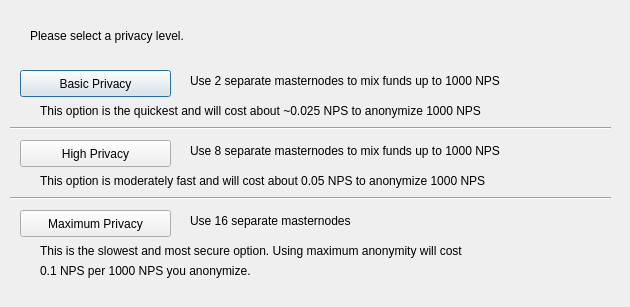
<?xml version="1.0" encoding="UTF-8"?>
<ui version="4.0">
 <class>DarksendConfig</class>
 <widget class="QDialog" name="DarksendConfig">
  <property name="geometry">
   <rect>
    <x>0</x>
    <y>0</y>
    <width>630</width>
    <height>307</height>
   </rect>
  </property>
  <property name="windowTitle">
   <string>Configure PrivateSend</string>
  </property>
  <widget class="QPushButton" name="buttonBasic">
   <property name="geometry">
    <rect>
     <x>20</x>
     <y>70</y>
     <width>151</width>
     <height>27</height>
    </rect>
   </property>
   <property name="text">
    <string>Basic Privacy</string>
   </property>
  </widget>
  <widget class="QPushButton" name="buttonHigh">
   <property name="geometry">
    <rect>
     <x>20</x>
     <y>140</y>
     <width>151</width>
     <height>27</height>
    </rect>
   </property>
   <property name="text">
    <string>High Privacy</string>
   </property>
  </widget>
  <widget class="QPushButton" name="buttonMax">
   <property name="geometry">
    <rect>
     <x>20</x>
     <y>210</y>
     <width>151</width>
     <height>27</height>
    </rect>
   </property>
   <property name="text">
    <string>Maximum Privacy</string>
   </property>
  </widget>
  <widget class="QLabel" name="label">
   <property name="geometry">
    <rect>
     <x>30</x>
     <y>20</y>
     <width>571</width>
     <height>31</height>
    </rect>
   </property>
   <property name="text">
    <string>Please select a privacy level.</string>
   </property>
  </widget>
  <widget class="QLabel" name="label_2">
   <property name="geometry">
    <rect>
     <x>190</x>
     <y>70</y>
     <width>421</width>
     <height>21</height>
    </rect>
   </property>
   <property name="text">
    <string>Use 2 separate masternodes to mix funds up to 1000 NPS</string>
   </property>
  </widget>
  <widget class="QLabel" name="label_3">
   <property name="geometry">
    <rect>
     <x>190</x>
     <y>140</y>
     <width>411</width>
     <height>21</height>
    </rect>
   </property>
   <property name="text">
    <string>Use 8 separate masternodes to mix funds up to 1000 NPS</string>
   </property>
  </widget>
  <widget class="QLabel" name="label_4">
   <property name="geometry">
    <rect>
     <x>190</x>
     <y>210</y>
     <width>421</width>
     <height>21</height>
    </rect>
   </property>
   <property name="text">
    <string>Use 16 separate masternodes</string>
   </property>
  </widget>
  <widget class="QLabel" name="label_6">
   <property name="geometry">
    <rect>
     <x>40</x>
     <y>100</y>
     <width>561</width>
     <height>21</height>
    </rect>
   </property>
   <property name="text">
    <string>This option is the quickest and will cost about ~0.025 NPS to anonymize 1000 NPS</string>
   </property>
  </widget>
  <widget class="QLabel" name="label_7">
   <property name="geometry">
    <rect>
     <x>40</x>
     <y>170</y>
     <width>561</width>
     <height>21</height>
    </rect>
   </property>
   <property name="text">
    <string>This option is moderately fast and will cost about 0.05 NPS to anonymize 1000 NPS</string>
   </property>
  </widget>
  <widget class="QLabel" name="label_8">
   <property name="geometry">
    <rect>
     <x>40</x>
     <y>240</y>
     <width>561</width>
     <height>21</height>
    </rect>
   </property>
   <property name="text">
    <string>This is the slowest and most secure option. Using maximum anonymity will cost</string>
   </property>
  </widget>
  <widget class="QLabel" name="label_9">
   <property name="geometry">
    <rect>
     <x>40</x>
     <y>260</y>
     <width>561</width>
     <height>21</height>
    </rect>
   </property>
   <property name="text">
    <string>0.1 NPS per 1000 NPS you anonymize.</string>
   </property>
  </widget>
  <widget class="Line" name="line">
   <property name="geometry">
    <rect>
     <x>10</x>
     <y>120</y>
     <width>601</width>
     <height>16</height>
    </rect>
   </property>
   <property name="orientation">
    <enum>Qt::Horizontal</enum>
   </property>
  </widget>
  <widget class="Line" name="line_2">
   <property name="geometry">
    <rect>
     <x>10</x>
     <y>190</y>
     <width>601</width>
     <height>16</height>
    </rect>
   </property>
   <property name="orientation">
    <enum>Qt::Horizontal</enum>
   </property>
  </widget>
 </widget>
 <resources/>
 <connections/>
</ui>
